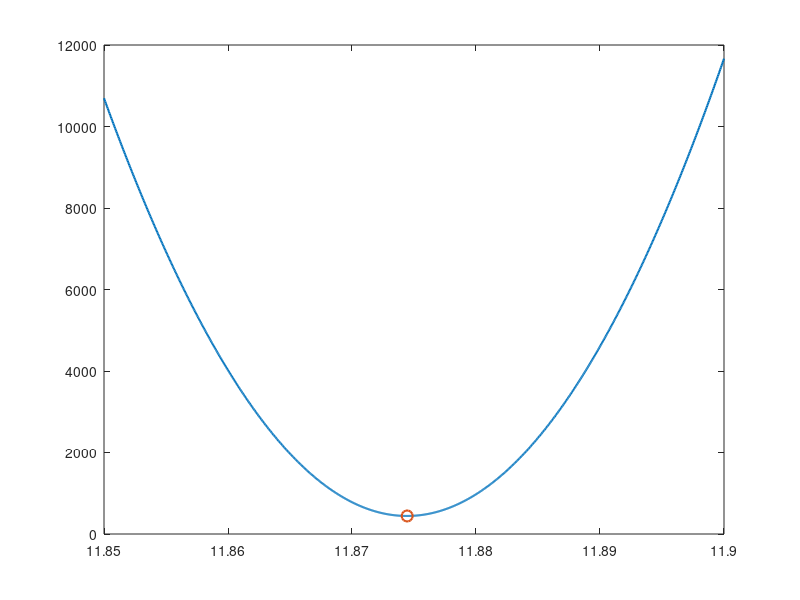

Write MATLAB code to recreate this figure. (Note: this script raises an error after producing the figure.)
%% Lesson 1 - Least squares
%
% A reflector at depth z returns after a two-way travel time t = s * z,
% with s = 2*n_ice/c the slowness. We measure t at many depths, each with
% random timing jitter. What is s, and how well is it known?
%
% Three ways to the same answer: try every s, then the formula, then the
% matrix form that every later lesson and the fabric code use.

clear; close all; rng(1);

%% 1. Synthetic data with a known answer
% Test an inversion on data whose truth you know before using it on data
% whose truth you don't.
c      = 0.299792458;        % speed of light [m per ns]
n_ice  = 1.78;               % refractive index of ice
s_true = 2*n_ice/c           % slowness [ns/m]

z     = (20:20:1000)';       % 50 depths [m]
N     = numel(z)
sigma = 3;                   % timing jitter [ns], the same for every sample

noise = sigma * randn(N, 1);
t     = s_true * z + noise;  % the measurements

[z(1:5), s_true*z(1:5), t(1:5)]      % depth, true time, measured time

%% 2. Try every s and keep the best
% For a trial slowness the residuals are measured minus predicted, and the
% misfit is their sum of squares (lesson 0).
s_grid = linspace(11.85, 11.90, 1001);
misfit = zeros(size(s_grid));
for k = 1:numel(s_grid)
  r = t - s_grid(k) * z;
  misfit(k) = sum(r.^2);
end
[~, k_best] = min(misfit);
s_grid_best = s_grid(k_best)

figure('Name', 'Lesson 1a', 'Position', [100 100 520 380]);
plot(s_grid, misfit, 'LineWidth', 1.5); hold on;
plot(s_grid_best, misfit(k_best), 'o', 'MarkerSize', 8, 'LineWidth', 1.5);
xline(s_true, '--', 'truth');
xlabel('trial slowness s [ns/m]'); ylabel('misfit  \Sigma r^2  [ns^2]');
title('Misfit vs trial slowness'); grid on;

% ptt.quadpolFabricLS finds the fabric axis this way: every angle on a
% grid, keep the smallest misfit. Slow, but immune to false minima
% (lesson 6).

%% 3. The formula
% The misfit is sum( (t_i - s z_i)^2 ). Its slope in s is
% -2 sum( z_i (t_i - s z_i) ); at the minimum the slope is zero, so
%
%     s = sum(z.*t) / sum(z.^2)
%
s_formula = sum(z .* t) / sum(z .^ 2)

%% 4. The error bar for one unknown
% s is a weighted sum of the t's, so the rules for adding random errors give
%
%     var(s) = sigma^2 / sum(z.^2)
%
% Deep samples (large z) make sum(z.^2) large and the error small.
sigma_s = sqrt(sigma^2 / sum(z.^2))

%% 5. Check the error bar by repeating the experiment
% An error-bar formula is a claim. Repeat the experiment with fresh noise
% and measure how much the answer scatters. This is Monte Carlo, and it is
% what fabric_anisotropy's test_fabric_gls does to fabricGLS.
R = 2000;
s_mc = zeros(R, 1);
for k = 1:R
  t_k = s_true * z + sigma * randn(N, 1);
  s_mc(k) = sum(z .* t_k) / sum(z .^ 2);
end
fprintf('claimed sigma %.6f   measured scatter %.6f   ratio %.2f\n', ...
  sigma_s, std(s_mc), sigma_s / std(s_mc));
% A ratio near 1 means the claimed error bar matches the scatter.

%% 6. Two unknowns
% Add an instrument delay t0:  t_i = 1 * t0 + z_i * s.
% A 2-D grid would still work; fabricGLS has 48 unknowns, so grids do not
% scale. Write the equations as a matrix instead (lesson 0):
t0_true = 25;
m_true  = [t0_true; s_true];
G = [ones(N,1), z];              % column 1 multiplies t0, column 2 multiplies s
d = G * m_true + sigma*randn(N, 1);   % d for data, from here on

G(1:4, :)                        % each row is one measurement's equation

%% 7. The normal equations
% G'*G and G'*d hold the sums from section 3:
G' * G          % [N, sum(z); sum(z), sum(z.^2)]
[N, sum(z); sum(z), sum(z.^2)]
G' * d          % [sum(d); sum(z.*d)]

% Section 3's  sum(z.^2) s = sum(z.*t)  becomes, with two unknowns,
%
%     (G'*G) * m = G'*d          the NORMAL EQUATIONS
%
m_normal = (G' * G) \ (G' * d)

% G\d solves the tall system directly and more accurately; polyfit does
% the same fit.
m_backslash = G \ d
p = polyfit(z, d, 1);            % returns [slope, intercept]
m_polyfit = [p(2); p(1)]

%% 8. The covariance matrix C_M
% Section 4's  sigma^2 / sum(z.^2)  becomes
%
%     C_M = sigma^2 * inv(G'*G)
%
% Its diagonal holds each unknown's variance (lesson 0, section 9).
C_M     = sigma^2 * inv(G' * G)      %#ok<MINV>
sigma_m = sqrt(diag(C_M))

% The off-diagonal: a steeper line must start lower, so the t0 and s
% errors anti-correlate.
rho = C_M(1,2) / (sigma_m(1) * sigma_m(2))

fprintf('t0 = %6.2f +- %.2f ns     (truth %.2f)\n', m_normal(1), sigma_m(1), t0_true);
fprintf('s  = %7.4f +- %.4f ns/m (truth %.4f)\n', m_normal(2), sigma_m(2), s_true);

%% 9. Check C_M by Monte Carlo
m_mc = zeros(2, R);
for k = 1:R
  d_k = G * m_true + sigma * randn(N, 1);
  m_mc(:, k) = G \ d_k;
end
measured = std(m_mc, 0, 2);
cc = corrcoef(m_mc(1,:), m_mc(2,:));
fprintf('\n            claimed sigma   measured scatter   ratio\n');
fprintf('t0 [ns]     %10.4f       %10.4f        %.2f\n', sigma_m(1), measured(1), sigma_m(1)/measured(1));
fprintf('s  [ns/m]   %10.6f       %10.6f        %.2f\n', sigma_m(2), measured(2), sigma_m(2)/measured(2));
fprintf('measured correlation %.2f vs claimed %.2f\n', cc(1,2), rho);

%% 10. Plot
figure('Name', 'Lesson 1b', 'Position', [100 100 1200 360]);

subplot(1,3,1);
plot(z, d, 'o', 'MarkerSize', 4); hold on;
plot(z, G*m_normal, 'LineWidth', 1.5);
xlabel('depth z [m]'); ylabel('two-way travel time [ns]');
title('Travel time vs depth'); legend('data', 'fit', 'Location', 'northwest');
grid on;

% Residuals should scatter evenly about zero with spread sigma. A pattern
% means the model is missing something (lesson 4).
subplot(1,3,2);
plot(z, d - G*m_normal, 'o', 'MarkerSize', 4); hold on;
yline([-sigma sigma], '--', 'Color', [0.4 0.4 0.4]);
yline(0, 'Color', [0.4 0.4 0.4]);
xlabel('depth z [m]'); ylabel('residual d - Gm [ns]');
title('Residuals'); grid on;

% Each Monte Carlo answer is a dot; the ellipse is where C_M puts 95% of
% them. Its tilt is the correlation.
subplot(1,3,3);
plot(m_mc(1,:), m_mc(2,:), '.', 'MarkerSize', 3, 'Color', [0.55 0.65 0.8]); hold on;
ang = linspace(0, 2*pi, 200);
[V, E] = eig(C_M);
ell = V * sqrt(E) * [cos(ang); sin(ang)] * sqrt(5.991);   % 95% for 2 unknowns
plot(m_true(1) + ell(1,:), m_true(2) + ell(2,:), 'LineWidth', 1.8);
xlabel('estimated t_0 [ns]'); ylabel('estimated s [ns/m]');
title('Estimates from 2000 noise realizations'); grid on;
legend('Monte Carlo', 'C_M, 95%', 'Location', 'northeast');

%% TAKEAWAYS
% - Least squares: the unknowns that minimise the sum of squared residuals.
%   The normal equations (G'G) m = G'd find them by setting the slope to zero.
% - C_M = sigma^2 inv(G'G) is the error bar, confirmed by Monte Carlo.
% - C_M assumed the same sigma for every sample, and independence between
%   samples. Lessons 2 and 3 drop those assumptions.
%
%% TRY THIS
% 1. Halve the depth range (z = (20:20:500)'). Which error bar grows more,
%    t0 or s? Why?
% 2. Use uniform noise: noise = sigma*sqrt(3)*(2*rand(N,1)-1). Is the
%    claimed sigma still right? (C_M only uses the variance.)
% 3. Let sigma grow with depth, sigma_i = 0.5 + 0.01*z_i, but keep one
%    sigma in C_M. Does the ratio stay near 1? That is lesson 2.
